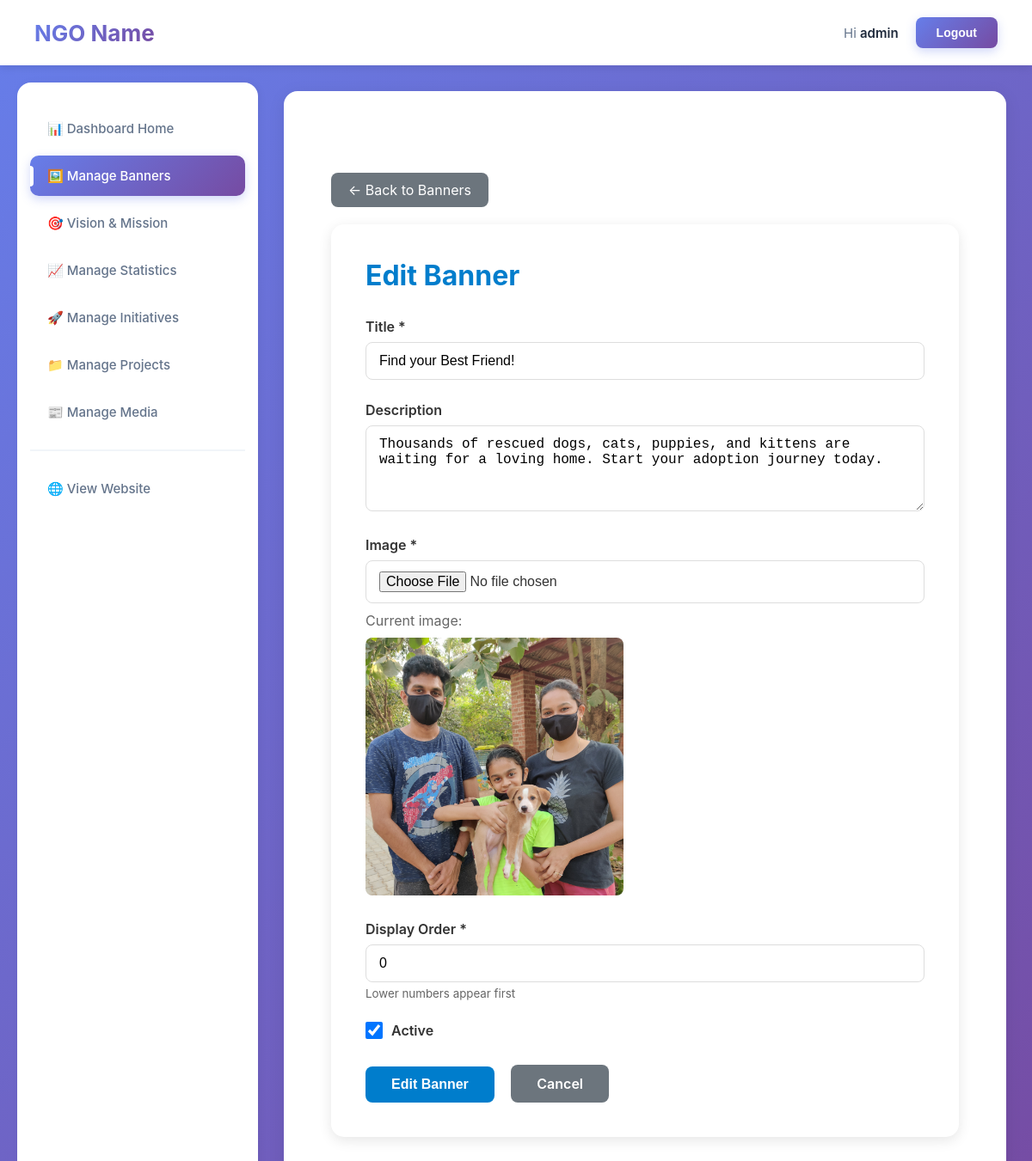
The app's page /dashboard/manage-slider/edit/1/ (signed in) with its own data.
### Homepage/models.py (models this page shows, shortened)
class Banner(models.Model):
    image = models.ImageField(
        upload_to='banners/',
        validators=[FileExtensionValidator(['jpg', 'jpeg', 'png', 'webp'])],
        help_text="Recommended size: 1920x600px"
    )
    title = models.CharField(max_length=200)
    description = models.TextField(blank=True, null=True)
    order = models.IntegerField(default=0, help_text="Lower numbers appear first")
    status = models.BooleanField(default=True, help_text="Active/Inactive")
    created_at = models.DateTimeField(default=timezone.now, editable=False)
    updated_at = models.DateTimeField(auto_now=True)
    class Meta:
        ordering = ['order', '-created_at']
        verbose_name = "Banner"
        verbose_name_plural = "Banners"

### Homepage/views.py (the view)
# urls.py: path('dashboard/manage-slider/edit/<int:pk>/', views.manage_slider_edit, name='dashboard_manage_slider_edit'),
@staff_member_required(login_url='/auth/login/')
def manage_slider_edit(request, pk):
    banner = get_object_or_404(Banner, pk=pk)
    if request.method == 'POST':
        form = BannerForm(request.POST, request.FILES, instance=banner)
        if form.is_valid():
            form.save()
            messages.success(request, 'Banner updated successfully!')
            return redirect('dashboard_manage_slider')
        else:
            messages.error(request, 'Please correct the errors below.')
    else:
        form = BannerForm(instance=banner)
    return render(request, 'dashboard/slider_form.html', {'form': form, 'action': 'Edit'})

### Homepage/forms.py
class BannerForm(forms.ModelForm):
    class Meta:
        model = Banner
        fields = ['image', 'title', 'description', 'order', 'status']
        widgets = {
            'title': forms.TextInput(attrs={
                'class': 'form-control',
                'placeholder': 'Enter banner title'
            }),
            'description': forms.Textarea(attrs={
                'class': 'form-control',
                'rows': 4,
                'placeholder': 'Enter banner description'
            }),
            'order': forms.NumberInput(attrs={
                'class': 'form-control',
                'placeholder': 'Display order (e.g., 1, 2, 3...)'
            }),
            'status': forms.CheckboxInput(attrs={
                'class': 'form-check-input'
            }),
            'image': forms.FileInput(attrs={
                'class': 'form-control',
                'accept': 'image/*'
            })
        }

### Homepage/templates/dashboard/slider_form.html (shortened to what this page needs)
{% extends 'dashboard/base.html' %}
{% load static %}
{% block content %}
<div class="dashboard-container">
    <a href="{% url 'dashboard_manage_slider' %}" class="btn-back">← Back to Banners</a>
    <div class="form-container">
        <h1>{{ action }} Banner</h1>
        <form method="post" enctype="multipart/form-data">
            <div class="form-group">
                <label for="{{ form.title.id_for_label }}">Title *</label>
                {{ form.title }}
            </div>
            <div class="form-group">
                <label for="{{ form.description.id_for_label }}">Description</label>
                {{ form.description }}
            </div>
            <div class="form-group">
                <label for="{{ form.image.id_for_label }}">Image *</label>
                {{ form.image }}
                {% if form.instance.image %}
                <p style="margin-top: 10px; color: #666;">Current image:</p>
                <img src="{{ form.instance.image.url }}" alt="Current" class="current-image">
                {% endif %}
            </div>
            <div class="form-group">
                <label for="{{ form.order.id_for_label }}">Display Order *</label>
                {{ form.order }}
                <small style="color: #666; display: block; margin-top: 5px;">Lower numbers appear first</small>
            </div>
            <div class="form-group">
                <div class="form-check">
                    {{ form.status }}
                    <label for="{{ form.status.id_for_label }}">Active</label>
                </div>
            </div>
            <div style="margin-top: 30px;">
                <button type="submit" class="btn-submit">{{ action }} Banner</button>
                <a href="{% url 'dashboard_manage_slider' %}" class="btn-cancel">Cancel</a>
            </div>
        </form>
    </div>
</div>
{% endblock %}

### Homepage/templates/dashboard/base.html (shortened to what this page needs)
<!DOCTYPE html>
<html lang="en">
<head>
</head>
<body>
    <header class="header">
        <h1>NGO Name</h1>
        <nav class="header-nav">
            <span>Hi <strong>{{ request.user.username }}</strong></span>
            <form action="{% url 'admin:logout' %}" method="post" style="display: inline;">
                <button type="submit" class="logout-button">Logout</button>
            </form>
        </nav>
    </header>
    <div class="container">
        <aside class="sidebar">
            <ul class="sidebar-nav">
                <li>
                    <a href="{% url 'dashboard_home' %}"
                       class="{% if request.resolver_match.url_name == 'dashboard_home' %}active{% endif %}">
                        📊 Dashboard Home
                    </a>
                </li>
                <li>
                    <a href="{% url 'dashboard_manage_slider' %}"
                       class="{% if 'slider' in request.resolver_match.url_name %}active{% endif %}">
                        🖼️ Manage Banners
                    </a>
                </li>
                <li>
                    <a href="{% url 'dashboard_manage_vision' %}"
                       class="{% if 'vision' in request.resolver_match.url_name %}active{% endif %}">
                        🎯 Vision & Mission
                    </a>
                </li>
                <li>
                    <a href="{% url 'dashboard_manage_statistic' %}"
                       class="{% if 'statistic' in request.resolver_match.url_name %}active{% endif %}">
                        📈 Manage Statistics
                    </a>
                </li>
                <li>
                    <a href="{% url 'dashboard_manage_initiative' %}"
                       class="{% if 'initiative' in request.resolver_match.url_name %}active{% endif %}">
                        🚀 Manage Initiatives
                    </a>
                </li>
                <li>
                    <a href="{% url 'dashboard_manage_project' %}"
                       class="{% if 'projects' in request.resolver_match.url_name %}active{% endif %}">
                        📁 Manage Projects
                    </a>
                </li>
                <li>
                    <a href="{% url 'dashboard_manage_media_home' %}"
                        class="">
                        📰 Manage Media
                    </a>
                </li>
                <li style="margin-top: 20px; padding-top: 20px; border-top: 2px solid #f1f5f9;">
                    <a href="{% url 'home' %}" target="_blank">
                        🌐 View Website
                    </a>
                </li>
            </ul>
        </aside>
        <main class="main-content">
            <div class="content-wrapper">
                {% block content %}{% endblock %}
            </div>
        </main>
    </div>
</body>
</html>

### Homepage/templates/dashboard/base.html (style rules this page uses)
* { margin: 0; padding: 0; box-sizing: border-box; }
body { font-family: -apple-system, BlinkMacSystemFont, "Segoe UI", Roboto, "Helvetica Neue", Arial, sans-serif; background: linear-gradient(135deg, #667eea 0%, #764ba2 100%); min-height: 100vh; color: #333; }
.header { display: flex; justify-content: space-between; align-items: center; padding: 20px 40px; background: white; box-shadow: 0 2px 10px rgba(0, 0, 0, 0.1); position: sticky; top: 0; z-index: 100; }
.header h1 { font-size: 26px; font-weight: 700; color: #1e293b; background: linear-gradient(135deg, #667eea, #764ba2); -webkit-background-clip: text; -webkit-text-fill-color: transparent; background-clip: text; }
.header-nav { display: flex; align-items: center; gap: 20px; color: #64748b; font-size: 15px; }
.header-nav strong { color: #1e293b; font-weight: 600; }
.logout-button { background: linear-gradient(135deg, #667eea, #764ba2); color: white; border: none; padding: 10px 24px; border-radius: 8px; font-weight: 600; font-size: 14px; cursor: pointer; transition: all 0.3s ease; box-shadow: 0 4px 12px rgba(102, 126, 234, 0.3); }
.container { display: flex; max-width: 1600px; margin: 0 auto; min-height: calc(100vh - 70px); }
.sidebar { width: 280px; background: white; padding: 30px 0; box-shadow: 2px 0 10px rgba(0, 0, 0, 0.05); margin: 20px 0 20px 20px; border-radius: 16px; }
.sidebar-nav { list-style: none; padding: 0 15px; }
.sidebar-nav li { margin-bottom: 8px; }
.sidebar-nav a { display: block; padding: 14px 20px; text-decoration: none; color: #64748b; font-size: 15px; font-weight: 500; border-radius: 10px; transition: all 0.3s ease; position: relative; }
.sidebar-nav a.active { background: linear-gradient(135deg, #667eea, #764ba2); color: white; box-shadow: 0 4px 12px rgba(102, 126, 234, 0.3); }
.sidebar-nav a.active::before { content: ''; position: absolute; left: 0; top: 50%; transform: translateY(-50%); width: 4px; height: 24px; background: white; border-radius: 0 4px 4px 0; }
.main-content { flex: 1; padding: 30px; background: transparent; }
.content-wrapper { background: white; padding: 35px; border-radius: 16px; box-shadow: 0 4px 20px rgba(0, 0, 0, 0.08); min-height: calc(100vh - 150px); }

### Homepage/templates/dashboard/slider_form.html (style rules this page uses)
.dashboard-container { max-width: 800px; margin: 40px auto; padding: 20px; }
.btn-back { background: #6c757d; color: white; padding: 10px 20px; border-radius: 8px; text-decoration: none; margin-bottom: 20px; display: inline-block; }
.form-container { background: white; border-radius: 15px; padding: 40px; box-shadow: 0 4px 15px rgba(0,0,0,0.1); }
.form-container h1 { color: #007DCC; margin-bottom: 30px; }
.form-group { margin-bottom: 25px; }
.form-group label { display: block; margin-bottom: 8px; font-weight: 600; color: #333; }
.form-control { width: 100%; padding: 12px 15px; border: 1px solid #ddd; border-radius: 8px; font-size: 1rem; transition: border-color 0.3s ease; box-sizing: border-box; }
textarea.form-control { resize: vertical; min-height: 100px; }
.form-check { display: flex; align-items: center; gap: 10px; }
.form-check-input { width: 20px; height: 20px; cursor: pointer; }
.form-check label { margin: 0; cursor: pointer; }
.current-image { margin-top: 10px; max-width: 300px; border-radius: 8px; }
.btn-submit { background: #007DCC; color: white; padding: 12px 30px; border: none; border-radius: 8px; font-size: 1rem; font-weight: 600; cursor: pointer; transition: all 0.3s ease; }
.btn-cancel { background: #6c757d; color: white; padding: 12px 30px; border-radius: 8px; text-decoration: none; font-weight: 600; margin-left: 15px; display: inline-block; }

### records on screen
Banner: title "Find your Best Friend!", description "Thousands of rescued dogs, cats, puppies, and kittens are waiting for a loving home. Start your adoption journey today.", instance.image (picture), order "0", status "☑"

### other values on screen
{{ request.user.username }} "admin"
{{ action }} "Edit"
